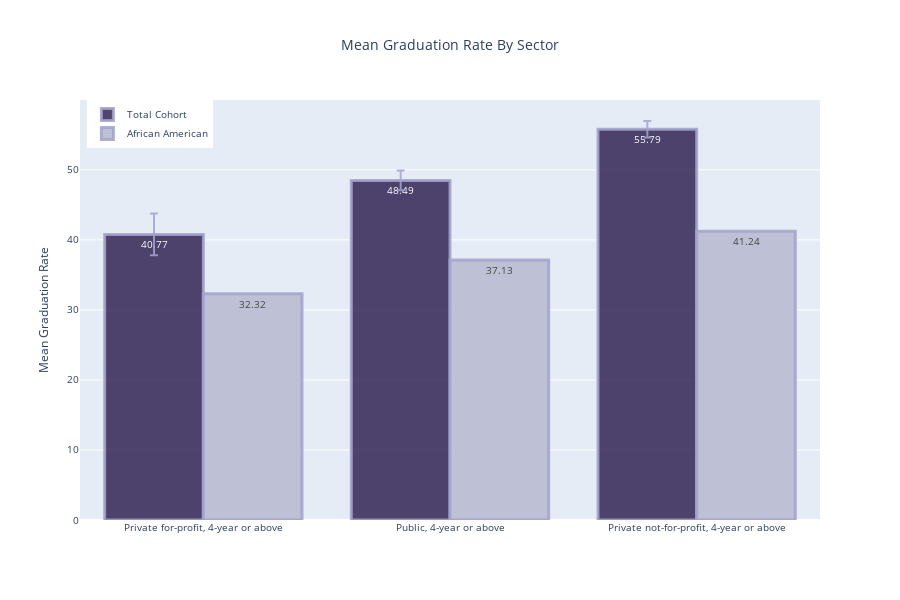

The notebook cell saved with this chart:
### Code cell
y_black = sector_grad[black]
y_total = sector_grad[total]

fig = go.Figure()

fig.add_trace(go.Bar(
    x=sector_grad.index, y=y_total, name="Total Cohort", 
    text=np.round(y_total, 2), 
    marker=dict(color=colors[0], line=dict(width=3, color=colors[3])),
    error_y=dict(
        type='data', color=colors[3],
        array=[private_for_profit_error, public_error, private_non_profit_error])
))

fig.add_trace(go.Bar(
    x=sector_grad.index, y=y_black, name="African American", 
    text=np.round(y_black, 2), marker=dict(color=colors[4], line=dict(width=3, color=colors[3])), 
))

fig.update_layout(
    title="Mean Graduation Rate By Sector",
    yaxis={
        'title': "Mean Graduation Rate"
    },
    title_x=0.5,
    height=600,
    
    font={
        'size': 10
    },
    legend=dict(xanchor='left', yanchor='top', x=0.01, y=1.0),
    barmode='group'
)

### Figure 1 — Plotly figure (JSON) as saved in the notebook; plotly's stock layout.template omitted (floating-point values rounded to 4 significant figures)
{"data": [{"error_y": {"array": [2.977, 1.409, 1.175], "color": "rgba(164, 163, 204, 0.85)", "type": "data"}, "marker": {"color": "rgba(38, 24, 74, 0.8)", "line": {"color": "rgba(164, 163, 204, 0.85)", "width": 3}}, "name": "Total Cohort", "text": [40.77, 48.49, 55.79], "type": "bar", "x": ["Private for-profit, 4-year or above", "Public, 4-year or above", "Private not-for-profit, 4-year or above"], "y": [40.77, 48.49, 55.79]}, {"marker": {"color": "rgba(190, 192, 213, 1)", "line": {"color": "rgba(164, 163, 204, 0.85)", "width": 3}}, "name": "African American", "text": [32.32, 37.13, 41.24], "type": "bar", "x": ["Private for-profit, 4-year or above", "Public, 4-year or above", "Private not-for-profit, 4-year or above"], "y": [32.32, 37.13, 41.24]}], "layout": {"barmode": "group", "font": {"size": 10}, "height": 600, "legend": {"x": 0.01, "xanchor": "left", "y": 1, "yanchor": "top"}, "title": {"text": "Mean Graduation Rate By Sector", "x": 0.5}, "yaxis": {"title": {"text": "Mean Graduation Rate"}}}}
